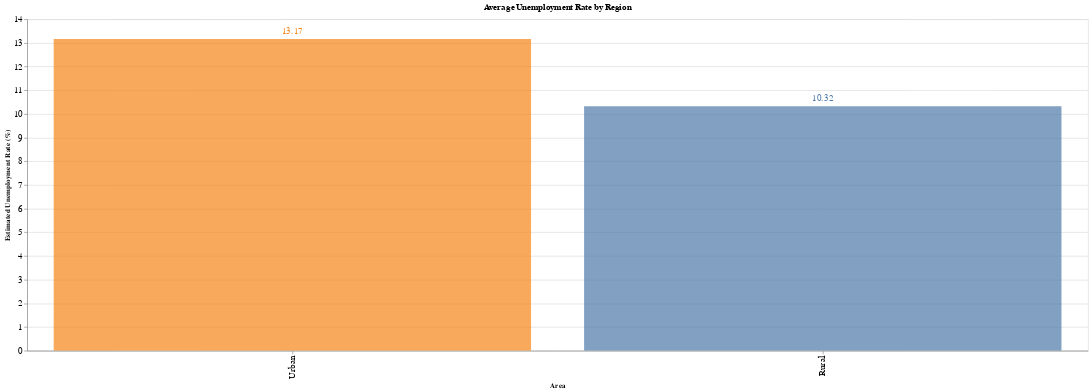

Notebook code for this chart:
### Code cell
import altair as alt
# Group data by region and calculate mean unemployment rate
mean_unemployment_by_region = df.groupby('Area')['Estimated Unemployment Rate (%)'].mean().reset_index()

# Create the bar chart
bars = alt.Chart(mean_unemployment_by_region).mark_bar(opacity=0.7).encode(
    x=alt.X('Area', title='Area', sort='-y'),
    y=alt.Y('Estimated Unemployment Rate (%)', title='Estimated Unemployment Rate (%)'),
    color=alt.Color('Area', legend=None),
    tooltip=['Area', alt.Tooltip('Estimated Unemployment Rate (%)', title='Mean Unemployment Rate')]).properties(title='Average Unemployment Rate by Region',
    width=1600,
    height=500)

# Add annotations for mean values
annotations = bars.mark_text(align='center', baseline='bottom', dy=-5).encode(
    text=alt.Text('Estimated Unemployment Rate (%):Q', format='.2f'),size=alt.value(14)
)

# Combine the bars and annotations
chart = (bars + annotations)

# Show the chart
chart.configure(background='white').interactive().configure_axis(labelFontSize=14)

### Figure 1 — Vega-Lite specification as saved in the notebook (floating-point values rounded to 4 significant figures)
{"config": {"view": {"continuousWidth": 400, "continuousHeight": 300}, "axis": {"labelFontSize": 14}, "background": "white"}, "layer": [{"mark": {"type": "bar", "opacity": 0.7}, "encoding": {"color": {"field": "Area", "legend": null, "type": "nominal"}, "tooltip": [{"field": "Area", "type": "nominal"}, {"field": "Estimated Unemployment Rate (%)", "title": "Mean Unemployment Rate", "type": "quantitative"}], "x": {"field": "Area", "sort": "-y", "title": "Area", "type": "nominal"}, "y": {"field": "Estimated Unemployment Rate (%)", "title": "Estimated Unemployment Rate (%)", "type": "quantitative"}}, "height": 500, "selection": {"selector003": {"type": "interval", "bind": "scales", "encodings": ["x", "y"]}}, "title": "Average Unemployment Rate by Region", "width": 1600}, {"mark": {"type": "text", "align": "center", "baseline": "bottom", "dy": -5}, "encoding": {"color": {"field": "Area", "legend": null, "type": "nominal"}, "size": {"value": 14}, "text": {"field": "Estimated Unemployment Rate (%)", "format": ".2f", "type": "quantitative"}, "tooltip": [{"field": "Area", "type": "nominal"}, {"field": "Estimated Unemployment Rate (%)", "title": "Mean Unemployment Rate", "type": "quantitative"}], "x": {"field": "Area", "sort": "-y", "title": "Area", "type": "nominal"}, "y": {"field": "Estimated Unemployment Rate (%)", "title": "Estimated Unemployment Rate (%)", "type": "quantitative"}}, "height": 500, "title": "Average Unemployment Rate by Region", "width": 1600}], "data": {"name": "data-e7abe47b2d12a7471384839a333258f0"}, "$schema": "https://vega.github.io/schema/vega-lite/v4.17.0.json", "datasets": {"data-e7abe47b2d12a7471384839a333258f0": [{"Area": "Rural", "Estimated Unemployment Rate (%)": 10.32}, {"Area": "Urban", "Estimated Unemployment Rate (%)": 13.17}]}}
